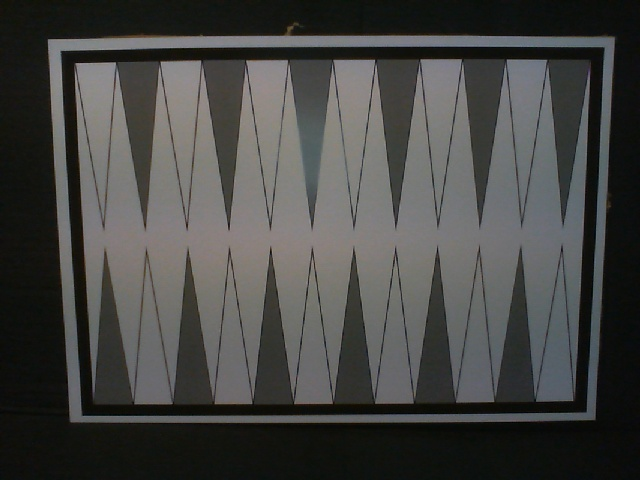
#> input picture img/test980028.jpg, 640 x 480 px, found by its file name
$ python detector.py
#> lines starting #> are read from the running program, lines starting #| are printed output that depends on the picture; after the words box and inside, x2 and y2 are one past the last pixel; in counts of white or black regions, pixels touching at a corner belong together
from __future__ import division
import cv2
import numpy as np
import matplotlib.pyplot as plt
import os

# os.chdir('C:/Users/gennady.nikitin/Dropbox/Coding/OpenCV')

# define variable for resize tratio
ratio = 1

# [13 lines left out: function draw_points_between, not called in this run]

def draw_line(img, pt1, pt2):
    for i in range(0, len(pt1)):
        cv2.line(img, pt1[i], pt2[i], (209, 63, 241), 2)

# [85 lines left out: functions draw_points, for_point_warp, not called in this run]

def resize(img, width=None, height=None, interpolation = cv2.INTER_AREA):
    global ratio
    w, h, _ = img.shape

    if width is None and height is None:
        return img
    elif width is None:
        ratio = height/h
        width = int(w*ratio)
        # print(width)
        resized = cv2.resize(img, (height, width), interpolation)
        return resized
    else:
        ratio = width/w
        height = int(h*ratio)
        # print(height)
        resized = cv2.resize(img, (height, width), interpolation)
        return resized

def detect_rectangle(img):
    #load an image
#> called with img = './img/test980028.jpg'
    flat_object = cv2.imread(img)
#> flat_object is the input picture: shape (480, 640, 3); mean B, G, R 67.6, 69.8, 69.5
    # check if image is loaded
    if flat_object is None:
        print("Error loading image")
        exit(0)
    # resize the image
    if flat_object.shape == None: print('no shape')
    flat_object = resize(flat_object, height=600)
    # cv2.imshow('Original image', flat_object)
    # cv2.waitKey(0)
    #resize the image
    flat_object_resized = resize(flat_object, height=600)
    #make a copy
    flat_object_resized_copy = flat_object_resized.copy()
    #convert to HSV color scheme
    flat_object_resized_hsv = cv2.cvtColor(flat_object_resized_copy, cv2.COLOR_BGR2HSV)
#> flat_object_resized_hsv: shape (450, 600, 3); mean H, S, V 54.9, 34.9, 71.7
    # split HSV to three chanels
    hue, saturation, value = cv2.split(flat_object_resized_hsv)
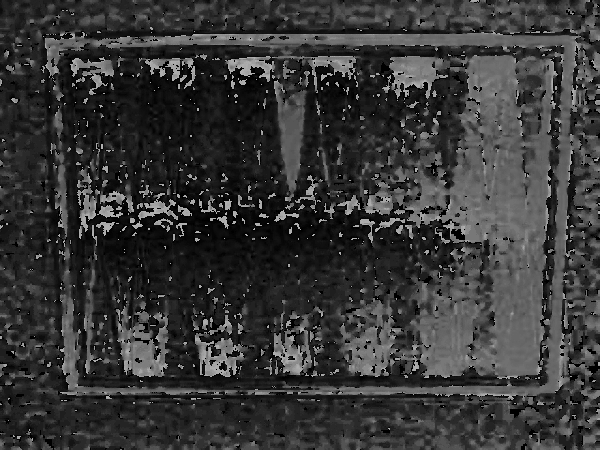
#> hue: shape (450, 600); min 0, max 178, mean 54.9
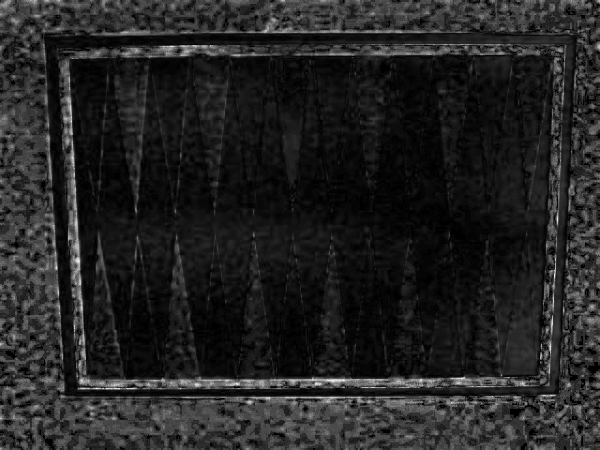
#> saturation: shape (450, 600); min 0, max 255, mean 34.9

    # cv2.imshow("saturation", saturation)
    # cv2.waitKey(0)

    # threshold to find the contour
    retval, thresholded = cv2.threshold(saturation, 0, 255, cv2.THRESH_BINARY_INV + cv2.THRESH_OTSU)
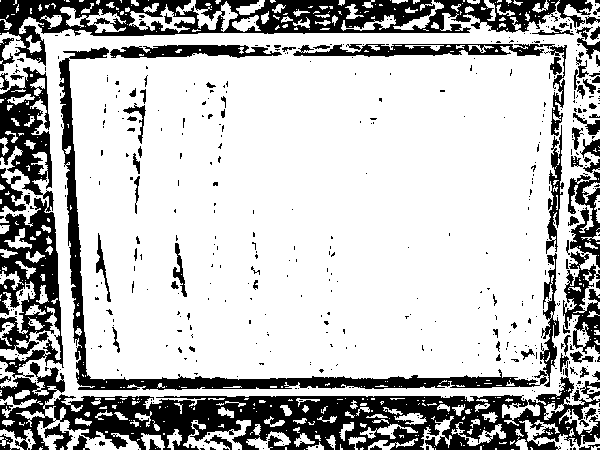
#> thresholded: shape (450, 600); 74.5% white; 545 black regions (456 under 20 px), largest, box (x1, y1, x2, y2) and area: (0, 353, 600, 450) 21824, (0, 0, 593, 66) 12970, (0, 67, 64, 378) 9448
#> retval = 49

    # cv2.imshow('Thresholded image', thresholded)
    # cv2.waitKey(0)

    # morphological operations
    thresholded_open = cv2.morphologyEx(thresholded, cv2.MORPH_OPEN, (7,7))
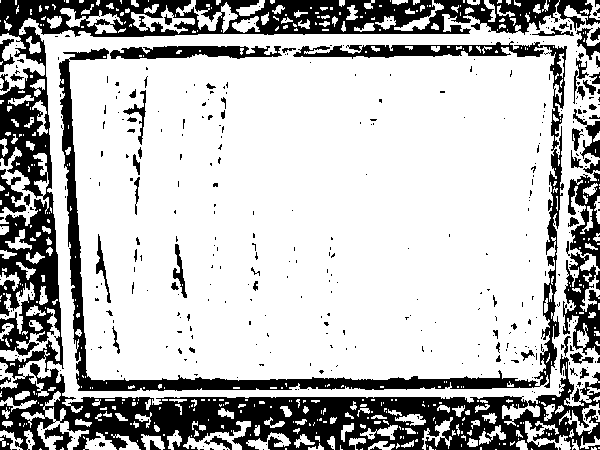
#> thresholded_open: shape (450, 600); 73.8% white; 414 black regions (343 under 20 px), largest, box (x1, y1, x2, y2) and area: (0, 0, 600, 450) 46071, (59, 41, 567, 391) 12827, (563, 252, 600, 355) 1955

    # cv2.imshow('Thresholded open', thresholded_open)
    # cv2.waitKey(0)

    thresholded_close = cv2.morphologyEx(thresholded_open, cv2.MORPH_CLOSE, (7,7))
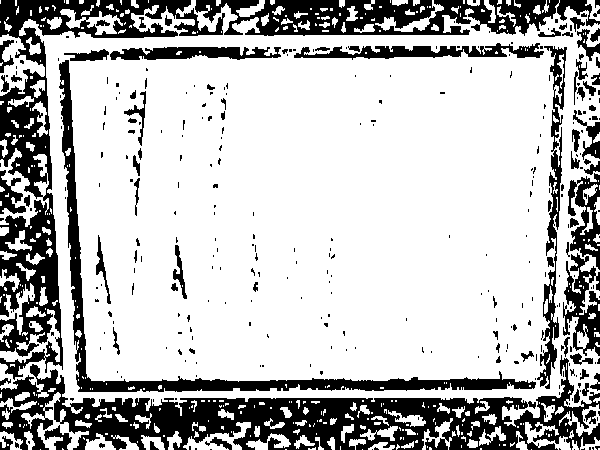
#> thresholded_close: shape (450, 600); 74.1% white; 336 black regions (253 under 20 px), largest, box (x1, y1, x2, y2) and area: (0, 355, 600, 450) 21568, (0, 0, 225, 380) 15108, (195, 0, 600, 36) 8560

    # cv2.imshow('Thresholded close', thresholded_close)
    # cv2.waitKey(0)

    # find edges
    thresholded_edge = cv2.Canny(thresholded_close, 15, 150)
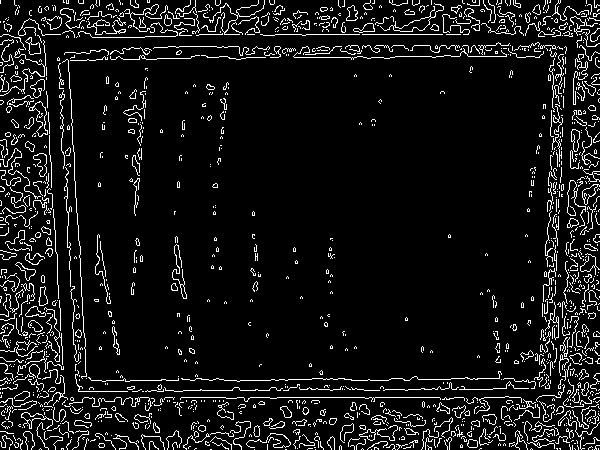
#> thresholded_edge: shape (450, 600); 8.1% white in thin lines or dots

    cv2.imshow('Thresholded edge', thresholded_edge)
    cv2.waitKey(0)

    # The cv2.findContours method is destructive (meaning it manipulates the image you pass in)
    # so if you plan on using that image again later, be sure to clone it.
    cnts = cv2.findContours(thresholded_edge.copy(), cv2.RETR_EXTERNAL, cv2.CHAIN_APPROX_SIMPLE)[-2]
#> cnts = 1326 contours, 1278 with area under 20; largest, box (x1, y1, x2, y2) and area: (380, 3, 444, 32) 260, (29, 101, 48, 137) 253, (33, 153, 47, 177) 163, (582, 184, 600, 205) 143, (21, 412, 53, 429) 138
    # keep only 10 the largest ones
    cnts = sorted(cnts, key = cv2.contourArea, reverse = True)[:10]
#> cnts = 10 contours; largest, box (x1, y1, x2, y2) and area: (380, 3, 444, 32) 260, (29, 101, 48, 137) 253, (33, 153, 47, 177) 163, (582, 184, 600, 205) 143, (21, 412, 53, 429) 138
    # the contour that we seek for
    our_cnt = None
    # loop over our 10 largest contours in the query image
    for c in cnts:
        # approximate the contour
        # These methods are used to approximate the polygonal curves of a contour.
        # In order to approximate a contour, you need to supply your level of approximation precision.
        # In this case, we use 2% of the perimeter of the contour. The precision is an important value to consider.
        # If you intend on applying this code to your own projects, you’ll likely have to play around with the precision value.
        peri = cv2.arcLength(c, True)
        approx = cv2.approxPolyDP(c, 0.02 * peri, True)
        # if our approximated contour has four points, then
        # we can assume that we have found our screen

        # print("points", len(approx))
        if len(approx) == 4:
            our_cnt = approx
            break
        else:
            print(len(approx))
#> this loop made 10 passes
#> peri on passes 1 to 10: 231.2, 112.6, 75.11, 67.11, 134.5, 61.46, 58.97, 54.87, 63.11, 50.04
#| 11
#| 11
#| 12
#| 11
#| 11
#| 9
#| 9
#| 9
#> (further printed lines are left out)

    # draw a contour
    if our_cnt is not None:
        cv2.drawContours(flat_object_resized_copy, [our_cnt], -1, (0,255,0), 3)
        return our_cnt
#> (the run stopped early here; a loop or call above may not have finished)

$ run again, with img/1700047962059.jpg copied over img/test980028.jpg
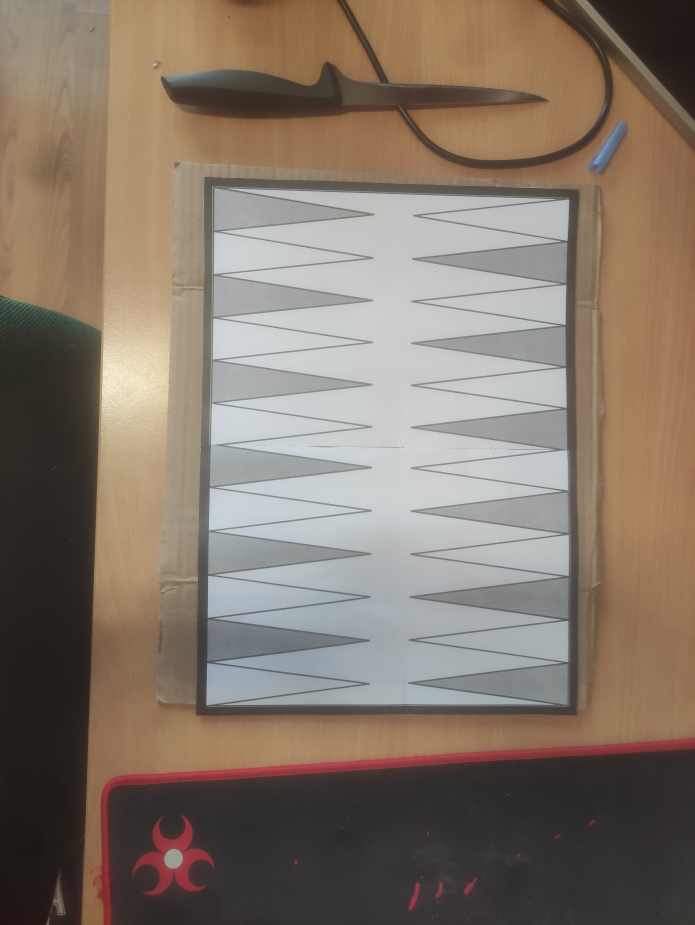
#> input picture img/1700047962059.jpg, 3472 x 4624 px, found by its file name (shown at 1/5 size)
#> in detect_rectangle, flat_object is the input picture: shape (4624, 3472, 3); mean B, G, R 105.9, 118.7, 132.5
#> flat_object_resized_hsv: shape (799, 600, 3); mean H, S, V 46.3, 56.9, 134.1
#> in detect_rectangle, `retval, thresholded = cv2.threshold(saturation, 0, 255, cv2.THRESH_BIN..`:
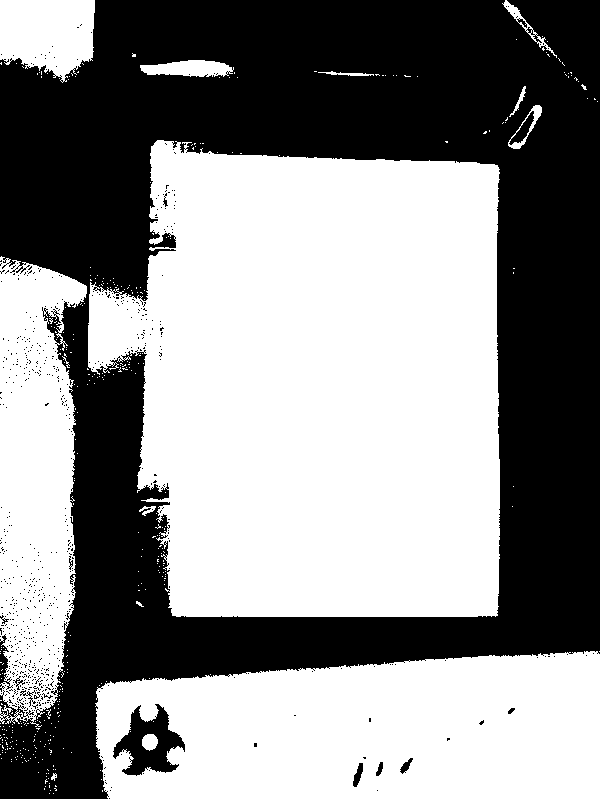
#> thresholded: shape (799, 600); 55.2% white; 696 black regions (684 under 20 px), largest, box (x1, y1, x2, y2) and area: (0, 0, 600, 799) 210137, (113, 704, 185, 776) 2530, (0, 634, 13, 692) 292
#> retval = 61
#> thresholded_open: shape (799, 600); 54.9% white; 576 black regions (563 under 20 px), largest, box (x1, y1, x2, y2) and area: (0, 0, 600, 799) 212051, (113, 705, 185, 777) 2555, (20, 687, 41, 708) 135
#> thresholded_close: shape (799, 600); 55% white; 147 black regions (133 under 20 px), largest, box (x1, y1, x2, y2) and area: (0, 0, 600, 799) 212115, (113, 706, 185, 778) 2542, (353, 765, 363, 789) 130
#> in detect_rectangle, `thresholded_edge = cv2.Canny(thresholded_close, 15, 150)`:
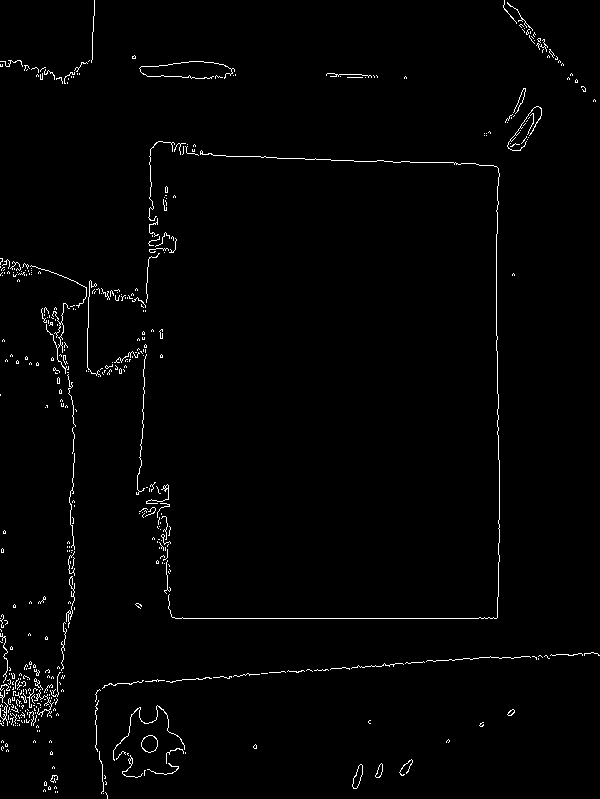
#> thresholded_edge: shape (799, 600); 1.5% white in thin lines or dots
#> in detect_rectangle, `cnts = cv2.findContours(thresholded_edge.copy(), cv2.RETR_EXTERNAL, cv..`: cnts = 459 contours, 452 with area under 20; largest, box (x1, y1, x2, y2) and area: (141, 735, 158, 753) 213, (352, 764, 363, 789) 129, (375, 763, 383, 778) 56, (507, 709, 515, 716) 26, (113, 705, 185, 761) 22, (122, 755, 143, 778) 21, (146, 484, 169, 504) 20
#> in detect_rectangle, `cnts = sorted(cnts, key = cv2.contourArea, reverse = True)[:10]`: cnts = 10 contours, 3 with area under 20; largest, box (x1, y1, x2, y2) and area: (141, 735, 158, 753) 213, (352, 764, 363, 789) 129, (375, 763, 383, 778) 56, (507, 709, 515, 716) 26, (113, 705, 185, 761) 22, (122, 755, 143, 778) 21, (146, 484, 169, 504) 20
#> the loop in detect_rectangle, `for c in cnts:` made 10 passes
#> peri on passes 1 to 8: 55.46, 58.63, 35.56, 20.73, 348.9, 102.1, 121.6, 105.7
#> (printed output is left out)
